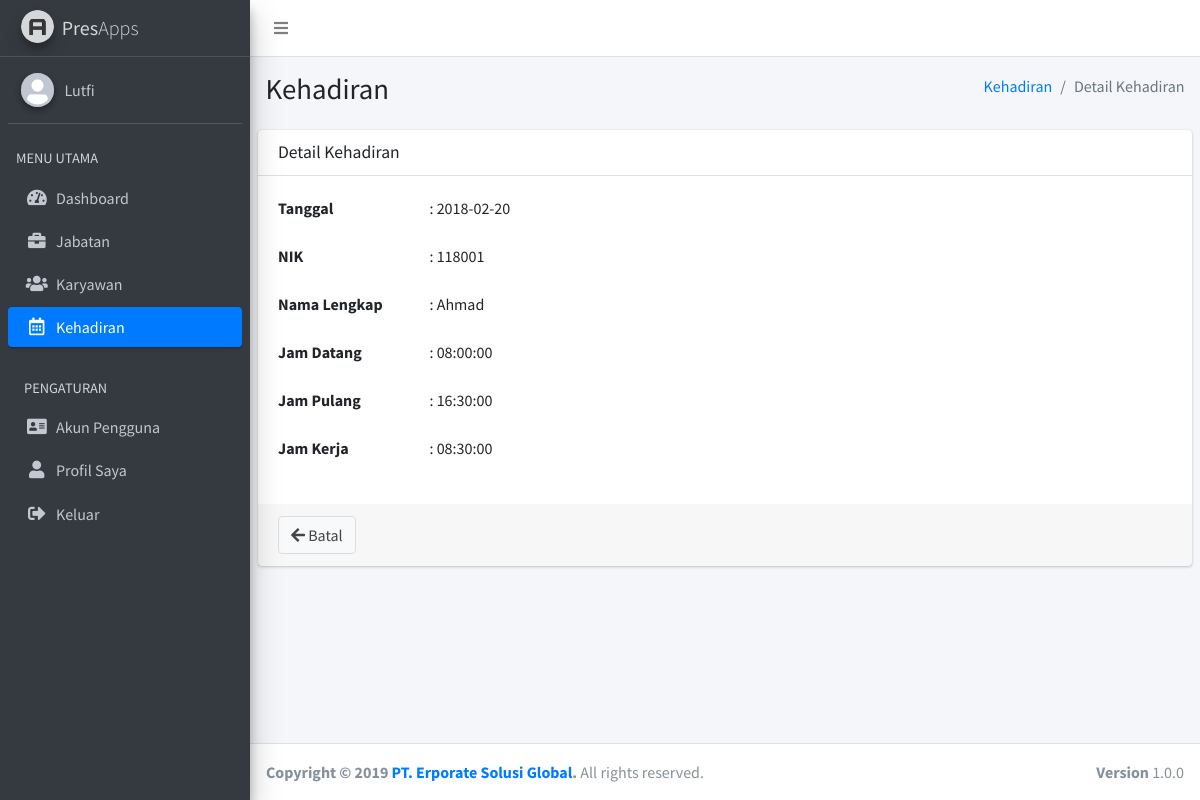
The page /admin/index.php?page=kehadiran&action=detail&id=2 (signed in) on the database its author committed.
### tables this page shows
CREATE TABLE `akun_pengguna` (
  `nik` char(7) NOT NULL,
  `password` varchar(64) DEFAULT NULL,
  `hak_akses` enum('Admin','Staff') DEFAULT NULL
);

CREATE TABLE `karyawan` (
  `nik` char(7) NOT NULL,
  `nama_lengkap` varchar(25) DEFAULT NULL,
  `jenis_kelamin` enum('Pria','Wanita') DEFAULT NULL,
  `id_jabatan` int(11) DEFAULT NULL,
  `no_hp` char(13) DEFAULT NULL,
  `alamat` text
);

CREATE TABLE `kehadiran` (
  `id_kehadiran` int(11) NOT NULL,
  `nik` char(7) DEFAULT NULL,
  `tanggal` date DEFAULT NULL,
  `jam_datang` time DEFAULT NULL,
  `jam_pulang` time DEFAULT NULL
);

CREATE TABLE `detail_kehadiran` (
  `id_detail_kehadiran` int(11) NOT NULL,
  `id_kehadiran` int(11) DEFAULT NULL,
  `jam_kerja` time DEFAULT NULL
);

### admin/pages/kehadiran/detail.php (the view)
<section class="content-header">
  <div class="container-fluid">
    <div class="row mb-2">
      <div class="col-sm-6">
        <h1>Kehadiran</h1>
      </div>
      <div class="col-sm-6">
        <ol class="breadcrumb float-sm-right">
          <li class="breadcrumb-item"><a href="index.php?page=kehadiran">Kehadiran</a></li>
          <li class="breadcrumb-item active">Detail Kehadiran</li>
        </ol>
      </div>
    </div>
  </div>
</section>
<section class="content">
  <div class="card">
    <div class="card-header">
      <h3 class="card-title">Detail Kehadiran</h3>
    </div>
    <?php
      include "../connection/connect.php";
      $id = $_GET["id"];
      $sql = "SELECT kehadiran.id_kehadiran, kehadiran.nik, karyawan.nama_lengkap, jabatan.nama_jabatan, kehadiran.tanggal, kehadiran.jam_datang, kehadiran.jam_pulang, detail_kehadiran.jam_kerja
              FROM kehadiran INNER JOIN karyawan ON kehadiran.nik = karyawan.nik
              INNER JOIN jabatan ON karyawan.id_jabatan = jabatan.id_jabatan
              INNER JOIN detail_kehadiran ON kehadiran.id_kehadiran = detail_kehadiran.id_kehadiran
              WHERE kehadiran.id_kehadiran = '$id' ORDER BY kehadiran.id_kehadiran DESC";
      $result = mysqli_query($connect, $sql);
      $i = mysqli_fetch_assoc($result);
    ?>
    <div class="card-body">
      <div class="row">
        <div class="col-sm-6">
          <div class="form-group row">
            <label for="tanggal" class="col-sm-4 control-label">Tanggal</label>
            <div class="col-sm-8">
              : <?php echo $i["tanggal"]; ?>
            </div>
          </div>
        </div>
      </div>
      <div class="row">
        <div class="col-sm-6">
          <div class="form-group row">
            <label for="nik" class="col-sm-4 control-label">NIK</label>
            <div class="col-sm-8">
              : <?php echo $i["nik"]; ?>
            </div>
          </div>
        </div>
      </div>
      <div class="row">
        <div class="col-sm-6">
          <div class="form-group row">
            <label for="nama_lengkap" class="col-sm-4 control-label">Nama Lengkap</label>
            <div class="col-sm-8">
              : <?php echo $i["nama_lengkap"]; ?>
            </div>
          </div>
        </div>
      </div>
      <div class="row">
        <div class="col-sm-6">
          <div class="form-group row">
            <label for="jam_datang" class="col-sm-4 control-label">Jam Datang</label>
            <div class="col-sm-8">
              : <?php echo $i["jam_datang"]; ?>
            </div>
          </div>
        </div>
      </div>
      <div class="row">
        <div class="col-sm-6">
          <div class="form-group row">
            <label for="jam_pulang" class="col-sm-4 control-label">Jam Pulang</label>
            <div class="col-sm-8">
              : <?php echo $i["jam_pulang"]; ?>
            </div>
          </div>
        </div>
      </div>
      <div class="row">
        <div class="col-sm-6">
          <div class="form-group row">
            <label for="jam_kerja" class="col-sm-4 control-label">Jam Kerja</label>
            <div class="col-sm-8">
              : <?php echo $i["jam_kerja"]; ?>
            </div>
          </div>
        </div>
      </div>
    </div>
    <div class="card-footer">
      <div class="row">
        <div class="col-sm-6">
          <a href="index.php?page=kehadiran" class="btn btn-default">
            <i class="fas fa-arrow-left"></i> Batal
          </a>
        </div>
      </div>
    </div>
  </div>
</section>

### admin/layout/header.php (shortened to what this page needs)
<!DOCTYPE html>
<html lang="en">
<head>
  <link rel="stylesheet" href="../assets/plugins/fontawesome-free/css/all.min.css">
  <link rel="stylesheet" href="../assets/dist/css/adminlte.min.css">
</head>
<body class="hold-transition sidebar-mini layout-fixed layout-navbar-fixed layout-footer-fixed">
<div class="wrapper">
  <nav class="main-header navbar navbar-expand navbar-white navbar-light">
    <ul class="navbar-nav">
      <li class="nav-item">
        <a class="nav-link" data-widget="pushmenu" href="#"><i class="fas fa-bars"></i></a>
      </li>
    </ul>
  </nav>
  <aside class="main-sidebar sidebar-dark-primary elevation-4">
    <a href="index.php?page=dashboard" class="brand-link">
      <img src="../assets/dist/img/AdminLTELogo.png" alt="AdminLTE Logo" class="brand-image img-circle elevation-3"
           style="opacity: .8">
      <span class="brand-text font-weight-light"><b>Pres</b>Apps</span>
    </a>
    <div class="sidebar">
      <div class="user-panel mt-3 pb-3 mb-3 d-flex">
        <div class="image">
          <img src="../assets/dist/img/user-avatar.png" class="img-circle elevation-2" alt="User Image">
        </div>
        <div class="info">
          <?php
            include "../connection/connect.php";
            $nik = $_SESSION["nik"];
            $sql = "SELECT akun_pengguna.nik, karyawan.nama_lengkap, akun_pengguna.password, akun_pengguna.hak_akses FROM akun_pengguna INNER JOIN karyawan ON akun_pengguna.nik = karyawan.nik WHERE akun_pengguna.nik='$nik'";
            $result = mysqli_query($connect, $sql);
            $i = mysqli_fetch_assoc($result);
          ?>
          <a href="#" class="d-block"><?php echo $i["nama_lengkap"]; ?></a>
        </div>
      </div>
      <nav class="mt-2">
        <ul class="nav nav-pills nav-sidebar flex-column" data-widget="treeview" role="menu" data-accordion="false">
          <li class="nav-header">MENU UTAMA</li>
          <?php
            if(isset($_GET["page"])){
              $page = $_GET["page"];
            }else{
              $page = "dashboard";
            }
          ?>
          <li class="nav-item">
            <a href="index.php?page=dashboard" class="nav-link <?php if($page == 'dashboard'){ echo 'active'; } ?>">
              <i class="nav-icon fas fa-tachometer-alt"></i>
              <p>
                Dashboard
              </p>
            </a>
          </li>
          <li class="nav-item">
            <a href="index.php?page=jabatan" class="nav-link <?php if($page == 'jabatan'){ echo 'active'; } ?>">
              <i class="nav-icon fas fa-briefcase"></i>
              <p>
                Jabatan
              </p>
            </a>
          </li>
          <li class="nav-item">
            <a href="index.php?page=karyawan" class="nav-link <?php if($page == 'karyawan'){ echo 'active'; } ?>">
              <i class="nav-icon fas fa-users"></i>
              <p>
                Karyawan
              </p>
            </a>
          </li>
          <li class="nav-item">
            <a href="index.php?page=kehadiran" class="nav-link <?php if($page == 'kehadiran'){ echo 'active'; } ?>">
              <i class="nav-icon far fa-calendar-alt"></i>
              <p>
                Kehadiran
              </p>
            </a>
          </li>
          <li class="nav-header">PENGATURAN</li>
          <li class="nav-item">
            <a href="index.php?page=akun_pengguna" class="nav-link <?php if($page == 'akun_pengguna'){ echo 'active'; } ?>">
              <i class="nav-icon fas fa-address-card"></i>
              <p>
                Akun Pengguna
              </p>
            </a>
          </li>
          <li class="nav-item">
            <a href="index.php?page=profil_saya" class="nav-link <?php if($page == 'profil_saya'){ echo 'active'; } ?>">
              <i class="nav-icon fas fa-user"></i>
              <p>
                Profil Saya
              </p>
            </a>
          </li>
          <li class="nav-item">
            <a href="logout.php" class="nav-link">
              <i class="nav-icon fas fa-sign-out-alt"></i>
              <p>
                Keluar
              </p>
            </a>
          </li>
        </ul>
      </nav>
    </div>
  </aside>
  <div class="content-wrapper">

### rows shown on the page
akun_pengguna: nik.nama_lengkap "Lutfi"
kehadiran: tanggal "2018-02-20", nik "118001", nik.nama_lengkap "Ahmad", jam_datang "08:00:00", jam_pulang "16:30:00", detail_kehadiran.jam_kerja "08:30:00"
